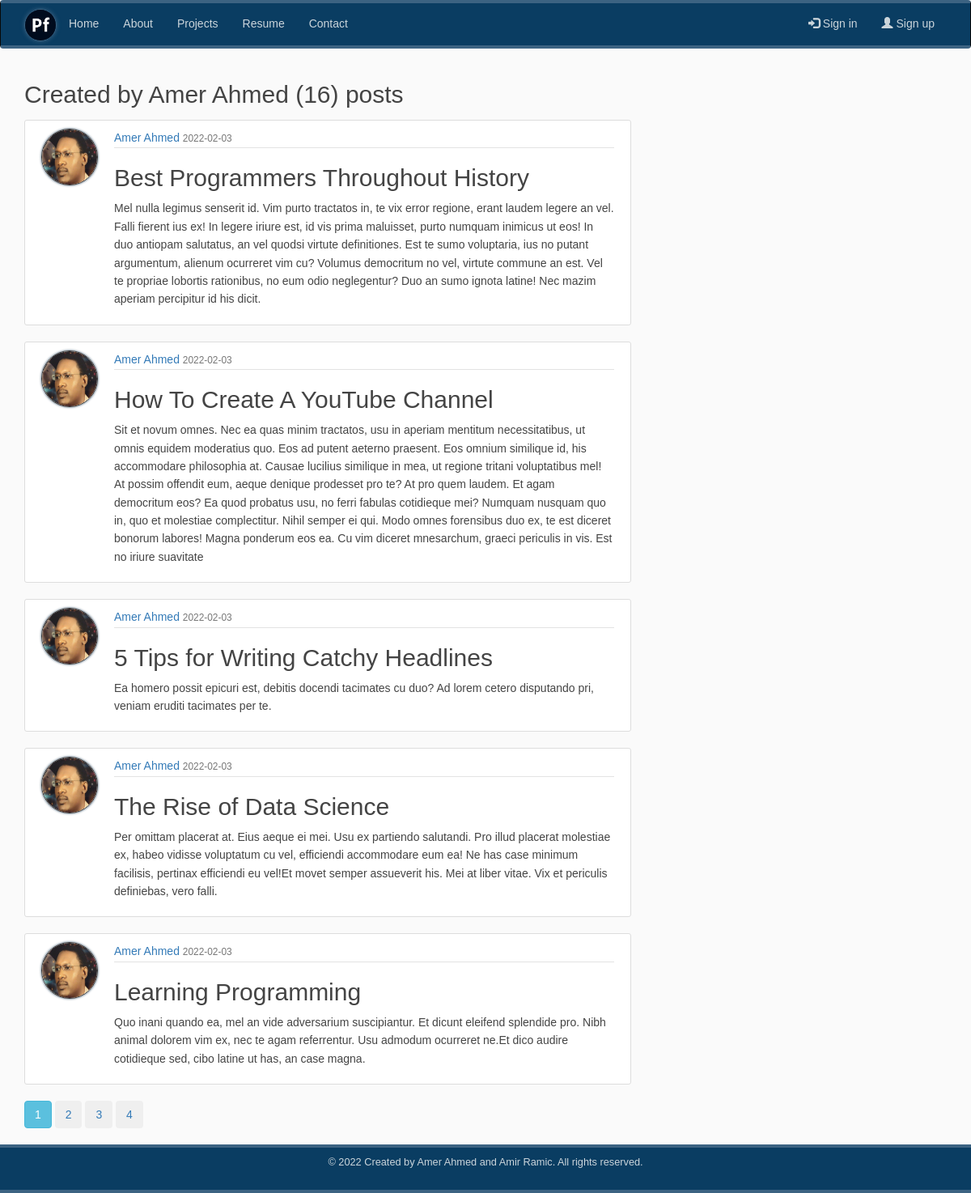
Page /user/Amer Ahmed on the earlier database version.
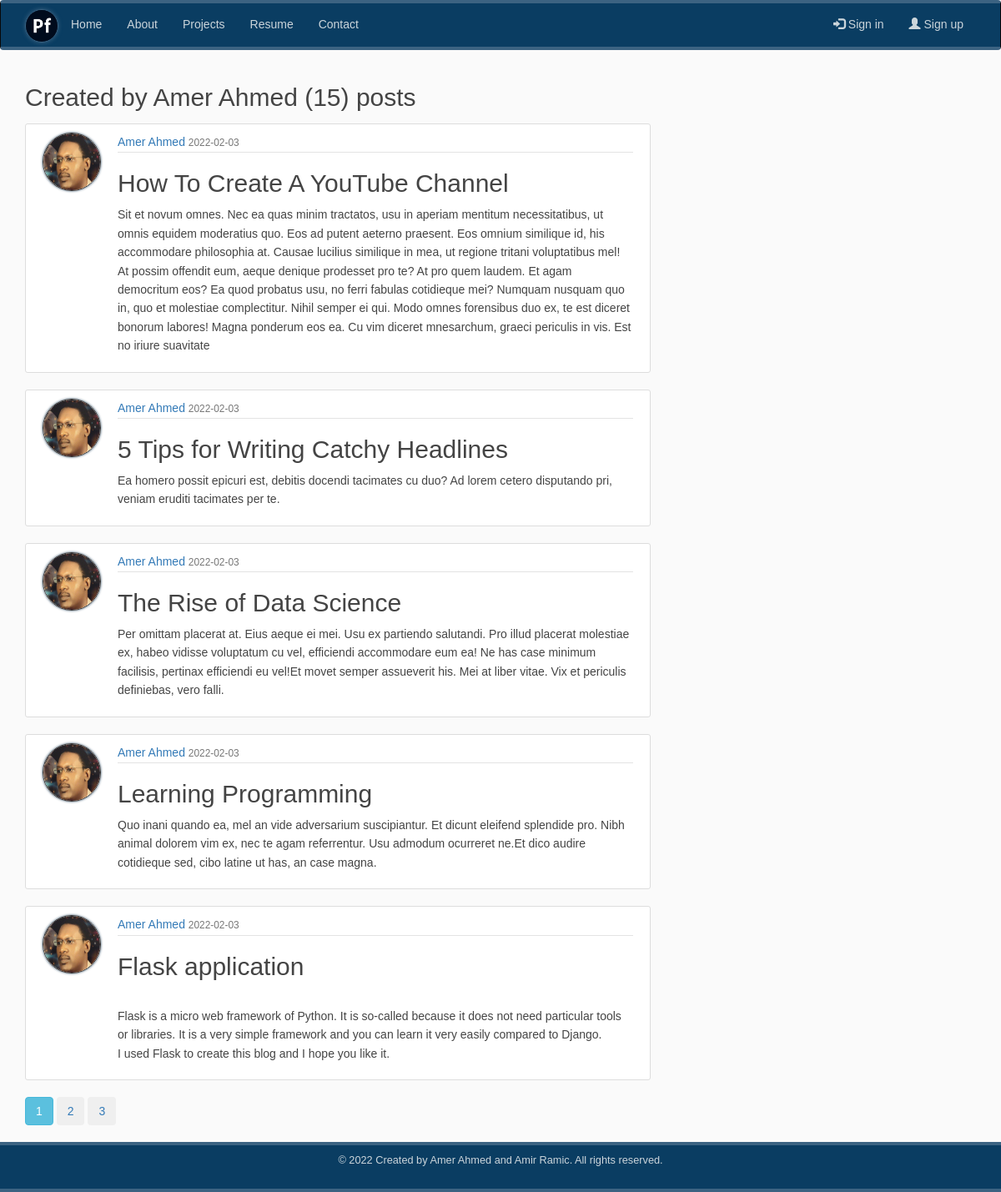
Same page on the later database version.
### app/models/models/models.py (models this page shows, shortened)
class User(db.Model, UserMixin):
    __tablename__ = 'users'
    id = db.Column(db.Integer, primary_key=True)
    username = db.Column(db.String(64), unique=True, nullable=False, index=True)
    email = db.Column(db.String(120), unique=True, nullable=False, index=True)
    profile = db.Column(db.String(20), nullable=False, default='default.jpg')
    password = db.Column(db.String(64), nullable=False)
    posts = db.relationship('Post', backref='author', lazy='dynamic')

class Post(db.Model):
    __tablename__ = 'posts'
    id = db.Column(db.Integer, primary_key=True)
    title = db.Column(db.String(100), nullable=False)
    published = db.Column(db.DateTime, index=True, default=datetime.utcnow)
    content = db.Column(db.Text, nullable=False)
    user_id = db.Column(db.Integer, db.ForeignKey('users.id'), nullable=False)

### app/users/roues/routes.py (the view)
@users.route('/user/<string:username>')
def user_posts(username):
    page = request.args.get('page', 1, type=int)
    user = User.query.filter_by(username=username). first_or_404()
    posts = Post.query.filter_by(author=user)\
        .order_by(Post.published.desc())\
        .paginate(page=page, per_page=5)
    return render_template('posts/user_posts.html', posts=posts, user=user)

### app/templates/posts/user_posts.html (shortened to what this page needs)
{% extends "base.html" %}
{% block page_content %}
<h2 class="md-3">Created by {{ user.username }} ({{ posts.total }}) posts</h2>
{% for post in posts.items %}
<article class="media content-section">
    <img class="rounded-circle article-img" src="{{ url_for('static', filename='profile_pics/' + post.author.profile) }}" alt="Profile">
    <div class="media-body">
        <div class="article-metadata">
        <a class="mr-2" href="{{ url_for('users.user_posts', username=post.author.username) }}">{{ post.author.username }}</a>
        <small class="text-muted">{{ post.published.strftime('%Y-%m-%d') }}</small>
        </div>
        <h2><a class="article-title" href="{{ url_for('posts.post', post_id=post.id) }}">{{ post.title }}</a></h2>
       <p class="article-content">{{ post.content }}</p>
    </div>
  </article>
{% endfor %}
{% for page_number in posts.iter_pages(left_edge=2, left_current=2, right_current=5, right_edge=2) %}
{% if page_number %}
  {% if posts.page == page_number %}
    <a class="btn btn-info mb-4" href="{{ url_for('users.user_posts', username=user.username, page=page_number) }}">{{ page_number }}</a>
  {% else %}
     <button type="button" class="btn btn-outline-info mb-4">
         <a  href="{{ url_for('users.user_posts', username=user.username, page=page_number) }}">{{ page_number }}</a>
     </button>
  {% endif %}
{% endif %}
{% endfor %}
{% endblock  %}

### app/templates/base.html (shortened to what this page needs)
{% extends "bootstrap/base.html" %}
{% block head %}
    {{ super() }}
    <link rel="stylesheet" type="text/css" href="{{ url_for('static', filename='css/main.css') }}">
    <link rel="stylesheet" type="text/css" href="{{ url_for('static', filename='css/styles.css') }}">
{% endblock %}
{% block navbar %}
<div class="navbar navbar-inverse navbar-blue blue-dark fixed-top" role="navigation">
    <div class="container">
        <div class="navbar-header">
            <a class="nav-link" href="{{ url_for('admin.index') }}">
            <img class="img-logo" src="{{ url_for('static', filename='img/logo.png') }}" alt="logo"></a>
    </div>
    <div class="collapse navbar-collapse" id="navbarToggle">
      <ul class="nav navbar-nav mr-auto">
          <li role="presentation"><a class="nav-item nav-link" href="{{ url_for('admin.index') }}" >Home</a></li>
          <li role="presentation"><a class="nav-item nav-link" href="{{ url_for('admin.about') }}">About</a></li>
          <li role="presentation"><a class="nav-item nav-link" href="{{ url_for('admin.projects') }}">Projects</a></li>
          <li role="presentation"><a class="nav-item nav-link" href="{{ url_for('admin.resume') }}">Resume</a></li>
          <li role="presentation"><a class="nav-item nav-link" href="{{ url_for('admin.contact') }}">Contact</a></li>
      </ul>
       <ul class="nav navbar-nav navbar-right">
           {% if current_user.is_authenticated %}
               <li role="presentation"><a class="nav-item nav-link" href="{{ url_for('users.search_posts') }}"><span class="glyphicon glyphicon-search"></span> Search</a></li>
               <li role="presentation"><a class="nav-item nav-link" href="{{ url_for('posts.create_posts') }}"><span class="glyphicon glyphicon"></span> New Post</a></li>
               <li role="presentation"><a class="nav-item nav-link" href="{{ url_for('users.account') }}"><span class="glyphicon glyphicon-user"></span> Account</a></li>
               <li role="presentation"><a class="nav-item nav-link" href="{{ url_for('users.logout') }}"><span class="glyphicon glyphicon-log-out"></span> Logout</a></li>
           {% else %}
           <li role="presentation"><a class="nav-item nav-link" href="{{ url_for('users.signin') }}"><span class="glyphicon glyphicon-log-in"></span> Sign in</a></li>
           <li role="presentation"><a class="nav-item nav-link" href="{{ url_for('users.signup') }}"><span class="glyphicon glyphicon-user"></span> Sign up</a></li>
           {% endif %}
       </ul>
    </div>
  </div>
</div>
{% endblock %}
{% block content %}
   <div class="container clear-top">
      <div class="row">
        <div class="col-md-8">
         {% block page_content %} {% endblock  %}
        </div>
      </div>
    </div>
{% block footer %}
    <footer class="text-center fixed-bottom mt-auto">
      <small>
          &copy; 2022 Created by Amer Ahmed and Amir Ramic. All rights reserved.
      </small>
    </footer>
{% endblock footer %}
{% endblock %}

### app/static/css/main.css (style rules this page uses)
* { margin: 0; padding: 0; box-sizing: border-box; }
html { position: relative; min-height: 100%; }
body { font-family: 'Lucida Grande', 'Lucida Sans Unicode', 'Geneva', 'Verdana', sans-serif; background: #fafafa; color: #444444; font-weight: lighter; justify-content: start; padding-bottom: 80px; line-height: 1.6; }
h1, h2, h3, h4, h5, h6 { color: #444444; }
.blue-dark { min-height: 60px; border-top: 4px solid #3c6382; border-bottom: 4px solid #3c6382; background-color: #0a3d62; font-size: 14px; font-weight: lighter; }
.navbar .navbar-nav .nav-link { color: #cbd5db; }
.content-section { background: #ffffff; padding: 10px 20px; border: 1px solid #dddddd; border-radius: 3px; margin-bottom: 20px; }
.article-title { color: #444444; }
.article-content { white-space: pre-line; }
.article-img { height: 65px; width: 65px; margin-right: 16px; }
.article-metadata { padding-bottom: 1px; margin-bottom: 4px; border-bottom: 1px solid #e3e3e3; }
.article-img { float: left; height: 70px; width: 70px; margin-right: 20px; margin-bottom: 16px; border-radius: 50%; border:1px #333333 solid; box-shadow: 0 0 3px #23435d; }
.img-logo { position: relative; border-radius: 50%; height: 40px; width: 40px; margin: 0 auto -30px; border:1px #3c6382 solid; box-shadow: 0 0 5px #3c6382; }
footer { position: absolute; bottom: 0; width: 100%; padding: 5px; min-height: 60px; border-top: 4px solid #3c6382; border-bottom: 4px solid #3c6382; background-color: #0a3d62; color: #cbd5db; font-size: 15px; font-weight: lighter; clear:both; }

Differences in the rows shown:
removed Post: profile (picture), author.username "Amer Ahmed", published "2022-02-03", title "Best Programmers Throughout History", content "Mel nulla legimus senserit id. Vim purto tractatos in, te vix error regione, erant laudem legere an vel. Falli fierent ius ex! In legere iriure est, id vis prima maluisset, purto numquam inimicus ut eos! In duo antiopam salutatus, an vel quodsi virtute definitiones. Est te sumo voluptaria, ius no putant argumentum, alienum ocurreret vim cu? Volumus democritum no vel, virtute commune an est. Vel te propriae lobortis rationibus, no eum odio neglegentur? Duo an sumo ignota latine! Nec mazim aperiam percipitur id his dicit."
now on this page (row unchanged): Post: profile (picture), author.username "Amer Ahmed", published "2022-02-03", title "Flask application", content "Flask is a micro web framework of Python. It is so-called because it does not need particular tools or libraries. It is a very simple framework and you can learn it very easily compared to Django. I used Flask to create this blog and I hope you like it."
Other differences:
{{ posts.total }}: "16" → "15"
list line gone: "4"
